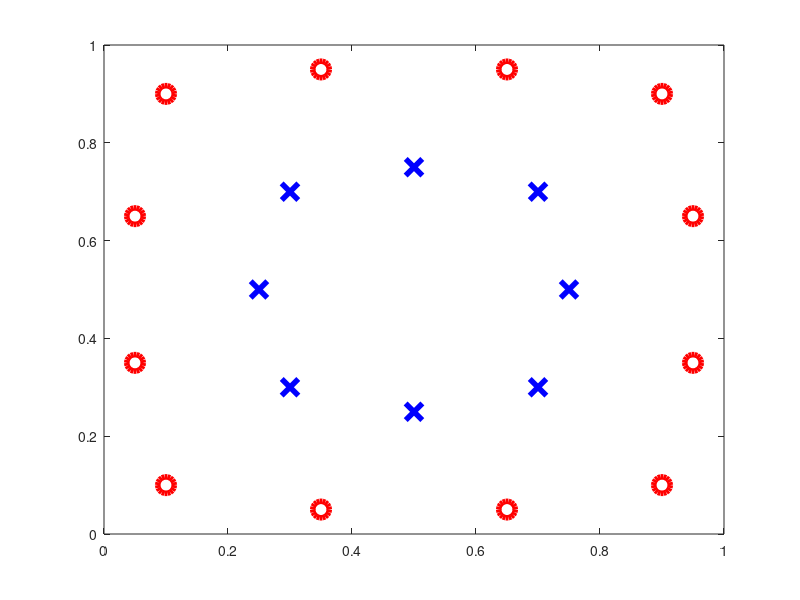

Recreate this plot in MATLAB. (Note: this script raises an error after producing the figure.)
%%  Project 3: Essentials of Deep Learning 
% 
% In this project, we learn and play essential mathematical components of 
% deep learning on a simple artificial neural network by using the MATLAB 
% script provided by C. F. Higham and D. J. Higham along with their paper 
% ''Deep Learning: An Introduction for Applied Mathematicians'', 
% arXiv:1801.05894v1, Jan. 2018.  Minor changes have been made to the 
% original script. 

%% Step 1: set up the training data 

function netbpsgd

% initial training data 
  m = 12;
  n = 8;
  x1 = [0.1,0.05,0.05,0.1,0.35,0.65,0.9,0.95,0.95,0.9,0.65,0.35,0.7,0.3,0.3,0.7,0.25,0.75,0.5,0.5];
  x2 = [0.1,0.65,0.35,0.9,0.95,0.95,0.9,0.65,0.35,0.1,0.05,0.05,0.7,0.7,0.3,0.3,0.5,0.5,0.75,0.25];
  y = [ones(1,m) zeros(1,n); zeros(1,m) ones(1,n)];
  y = [ones(1,m) zeros(1,n); zeros(1,m) ones(1,n)];

% you can upload the training data file, or use the following way to 
% enter the training data on the screen as you like, where  
%    m is the number of class A (red points)
%    n is the number of class B (blue points)
%    x1, x2 are the coordinates of the training data
%
%function [x1,x2] = netbpsgd(m,n)
%figure(1)
%set (gcf,'menubar','none');
%axes('position',[0 0 1 1]);
%[x1,x2] = ginput(m+n);
%y = [ones(1,m) zeros(1,n); zeros(1,m) ones(1,n)];

% plot the training data 
figure(2) 
clf
a1 = subplot(1,1,1);
plot(x1(1:m),x2(1:m),'ro','MarkerSize',12,'LineWidth',4)
hold on
plot(x1(m+1:m+n),x2(m+1:m+n),'bx','MarkerSize',12,'LineWidth',4) 

a1.XTick = [0 1];
a1.YTick = [0 1];
a1.FontWeight = 'Bold';
a1.FontSize = 16;
xlim([0,1])
ylim([0,1])

print -dpng pic_xy.png

tic    % begin of clock count 

%% Step 2: Initialize weights and biases 
%rng(5000);
rng('default') 
W2 = 0.5*randn(5,2);
W3 = 0.5*randn(5,5);
W4 = 0.5*randn(5,5);
W5 = 0.5*randn(2,5);
b2 = 0.5*randn(5,1);
b3 = 0.5*randn(5,1);
b4 = 0.5*randn(5,1);
b5 = 0.5*randn(2,1);

%% Step 3: set the learning rate and number of sgd iterations
eta = 0.0025;  % learning rate 
Niter = 3e5; % total number of iters, adjustable to your computational budget 

%% Step 4: backpropagation to train the network 
savecost = zeros(Niter,1);
for counter = 1:Niter
    k = randi(m+n);  %choose one point from the sample
    x = [x1(k); x2(k)];
    % Forward pass
    a2 = activate(x,W2,b2);
    a3 = activate(a2,W3,b3);
    a4 = activate(a3,W4,b4);
    a5 = activate(a4,W5,b5);
    % Backward pass  
    delta5 = dactivate(a4,W5,b5) .* (a5-y(:,k));
    delta4 = dactivate(a3,W4,b4) .* (W5'*delta5);
    delta3 = dactivate(a2,W3,b3) .* (W4'*delta4);
    delta2 = dactivate(x,W2,b2) .* (W3'*delta3);

    W2 = W2 - eta*delta2*x';
    W3 = W3 - eta*delta3*a2';
    W4 = W4 - eta*delta4*a3';
    W5 = W5 - eta*delta5*a4';
    b2 = b2 - eta*delta2;
    b3 = b3 - eta*delta3;
    b4 = b4 - eta*delta4;
    b5 = b5 - eta*delta5;
    % Monitor progress
    newcost = cost(W2,W3,W4,W5,b2,b3,b4,b5);   % display cost to screen if you like
    savecost(counter) = newcost;
end

total_training_time = toc   % end of clock 

%% Step 5: show the ``convergence'' of the cost function 

figure(3)
clf
semilogy([1:1e4:Niter],savecost(1:1e4:Niter),'b-','LineWidth',2)
xlabel('Iteration Number')
ylabel('Value of cost function')
set(gca,'FontWeight','Bold','FontSize',18)

print -dpng pic_cost.png

%% Step 6: show the classification by displaying shaded and unshaded regions 

N = 500;
Dx = 1/N;
Dy = 1/N;
xvals = [0:Dx:1];
yvals = [0:Dy:1];
for k1 = 1:N+1
    xk = xvals(k1);
    for k2 = 1:N+1
        yk = yvals(k2);
        xy = [xk;yk];
        a2 = activate(xy,W2,b2);
        a3 = activate(a2,W3,b3);
        a4 = activate(a3,W4,b4);
        a5 = activate(a4,W5,b5);
        Aval(k2,k1) = a5(1);%a4 is a 2 by 1 vector to indicate class
        Bval(k2,k1) = a5(2);
        %Aval(k2,k1) = norm([1,0]'-a4,2);
        %Bval(k2,k1) = norm([0,1]'-a4,2);
     end
end
[X,Y] = meshgrid(xvals,yvals);

figure(4)
clf
a2 = subplot(1,1,1);
Mval = Aval>=Bval;
%Mval = Aval<=Bval;
contourf(X,Y,Mval,[0.5 0.5]) %receiving warning!!!

hold on
colormap([1 1 1; 0.8 0.8 0.8])
plot(x1(1:m),x2(1:m),'ro','MarkerSize',12,'LineWidth',4)
plot(x1(m+1:m+n),x2(m+1:m+n),'bx','MarkerSize',12,'LineWidth',4)
a2.XTick = [0 1];
a2.YTick = [0 1];
a2.FontWeight = 'Bold';
a2.FontSize = 16;
xlim([0,1])
ylim([0,1])

print -dpng pic_bdy_bp.png

%% Auxiliary functions 

function costval = cost(W2,W3,W4,W5,b2,b3,b4,b5)
costvec = zeros(m+n,1); 
for i = 1:m+n
    x =[x1(i);x2(i)];
    a2 = activate(x,W2,b2);
    a3 = activate(a2,W3,b3);
    a4 = activate(a3,W4,b4);
    a5 = activate(a4,W5,b5);
    costvec(i) = norm(y(:,i) - a5,2);
end
costval = norm(costvec,2)^2;
    
end % of nested function

function y = activate(x,W,b)
% ACTIVATE Evaluates sigmoid function.
% x is the input vector, y is the output vector
% W contains the weights, b contains the shifts
% The ith component of y is activate((Wx+b)_i)
% where activate(z) = 1/(1+exp(-z))
y =  max(W*x+b,0);
end % of nested function


end
